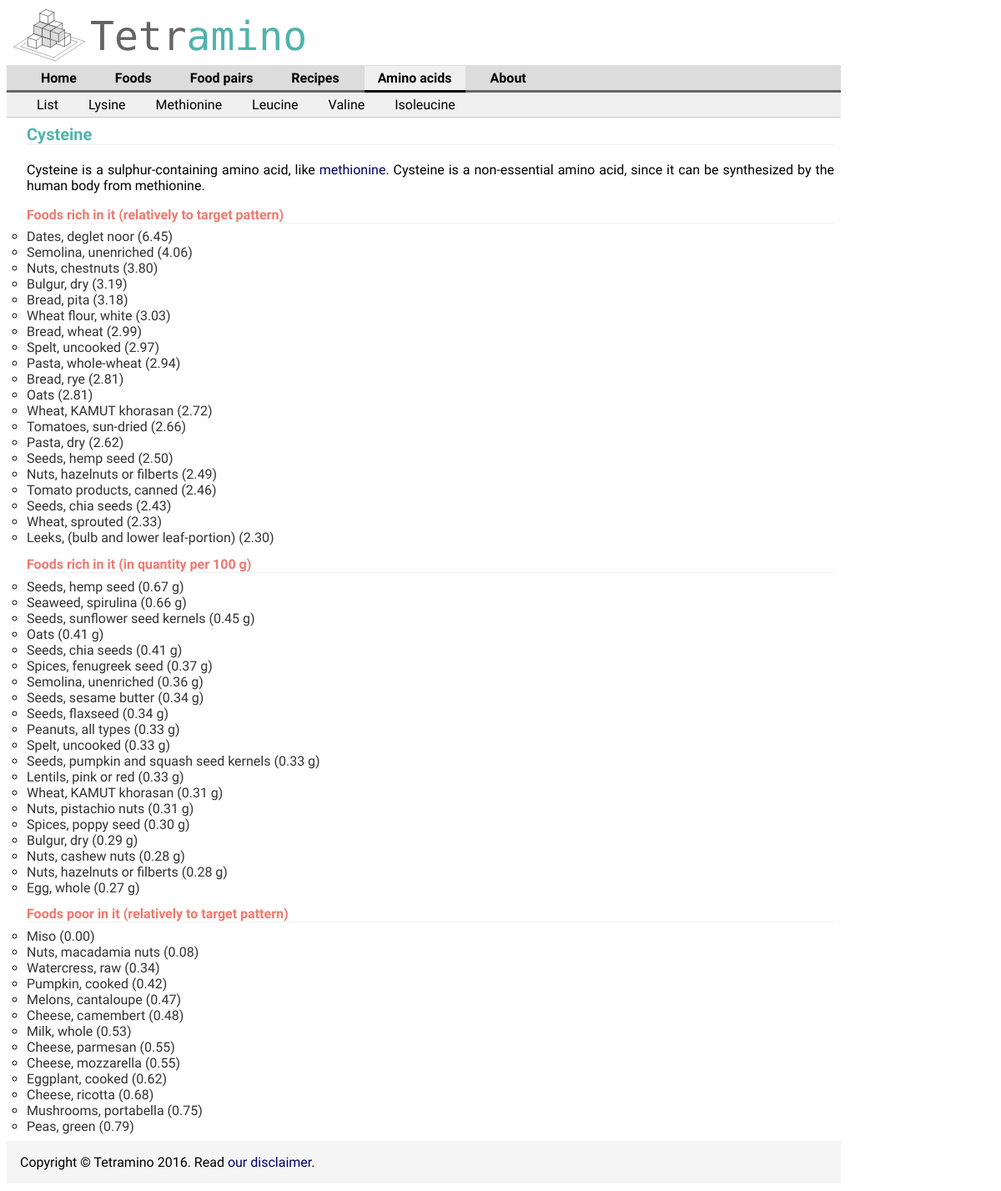
The app's page /aminoAcid_cys_g/, older data.
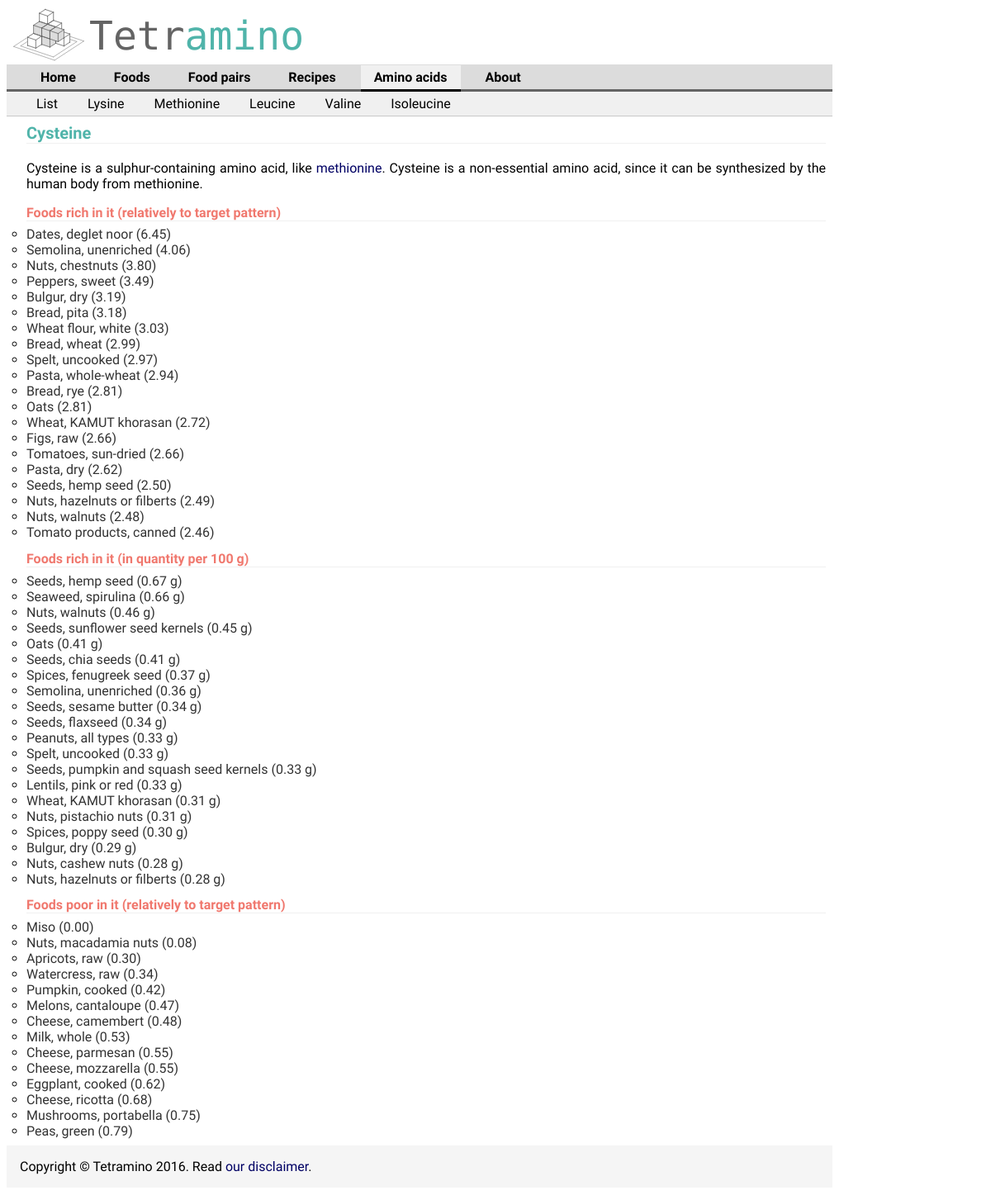
The same page, newer data.
### aminoApp/models.py (models this page shows, shortened)
class RelativeAminoScore(models.Model):
    food = models.ForeignKey(Food, on_delete=models.CASCADE, default=DEFAULT_FOOD_ID)
    aminoAcid = models.ForeignKey(Nutriment, on_delete=models.CASCADE)
    score = models.FloatField()

class Food(models.Model):
    food_name = models.CharField(max_length=200)
    pub_date = models.DateTimeField('date added', null=True, blank=True,auto_now_add=True) #models.DateTimeField('date published',null=timezone.now())
    food_category = models.IntegerField(null=True)
    food_dbid = models.IntegerField(default=0)
    nutritional_value = models.ForeignKey('NutritionalValue', on_delete=models.CASCADE,null=True)
    efficiency = models.FloatField(null=True)
    food_description = models.TextField(null=True, blank=True)
    def __str__(self):
        return self.getNameBegin() #+str(self.food_dbid) #self.food_name
    def getNameBegin(self):
        fullName = self.food_name
        nameSplit = fullName.split(',')
        if len(nameSplit)>1:
            shortName = nameSplit[0]+','+nameSplit[1]
        else:
            shortName = fullName
        return shortName
    class Meta:
        ordering = ['food_name']

class NutritionalValue(models.Model):
    trp_g = models.FloatField()
    thr_g = models.FloatField()
    ile_g = models.FloatField()
    leu_g = models.FloatField()
    lys_g = models.FloatField()
    met_g = models.FloatField()
    cys_g = models.FloatField()
    phe_g = models.FloatField()
    tyr_g = models.FloatField()
    val_g = models.FloatField()
    his_g = models.FloatField()
    arg_g = models.FloatField()
    ala_g = models.FloatField()
    asp_g = models.FloatField()
    glu_g = models.FloatField()
    gly_g = models.FloatField()
    pro_g = models.FloatField()
    ser_g = models.FloatField()
    prot = models.FloatField() #proteins (procnt)
    fat = models.FloatField()
    carbo = models.FloatField() # carbohydrate chocdf
    fiber = models.FloatField()
    ash = models.FloatField()
    alc = models.FloatField(null=True)
    water = models.FloatField()
    energ = models.FloatField() # enerc_kcal
    prot_adj = models.FloatField(null=True)
    sugars = models.FloatField(null=True)
    ca = models.FloatField()
    fe = models.FloatField()
    mg = models.FloatField()
    p = models.FloatField() #phosphorus
    k = models.FloatField() #potassium
    na = models.FloatField()
    zn = models.FloatField()
    cu = models.FloatField()
    mn = models.FloatField()
    se = models.FloatField(null=True)
    description = models.CharField(max_length=200)

### aminoApp/views.py (the view)
# urls.py: url(r'^aminoAcid_(?P<internal_name>[\w]+)/', views.presentAminoAcid, name='presentAminoAcid'),
def presentAminoAcid(request,internal_name):
    aminoDefinition = Nutriment.objects.get(internal_name=internal_name)
    scores = RelativeAminoScore.objects.filter(aminoAcid=aminoDefinition).order_by('score')
    highScores = scores.filter(score__gt=1).order_by('-score')[0:20]
    lowScores = scores.filter(score__lt=1)[0:20]
    filterProp = '-nutritional_value__'+internal_name
    highContentFoods = Food.objects.order_by(filterProp)[0:20]
    highContentFoodsAndQuantities = [{'food':food,'quantity':getattr(food.nutritional_value,internal_name)} for food in highContentFoods]
    context = {'aminoAcid': aminoDefinition,'highScores':highScores,'lowScores':lowScores,'highContentFoodsAndQuantities':highContentFoodsAndQuantities}
    return render(request, 'aminoApp/presentAminoAcid.html', context)

### aminoApp/models.py (called while the page is built)
    def capitalName(self):
        return self.public_name.capitalize()

### aminoApp/templates/aminoApp/presentAminoAcid.html (shortened to what this page needs)
{% extends "aminoApp/baseAminoAcids.html" %}
{% block content %}
<h1>
    {{ aminoAcid.capitalName }}
</h1>
    <p>{{ aminoAcid.description |safe}}</p>
<h2>Foods rich in it (relatively to target pattern)</h2>
    {% if highScores %}
        <ul>
        {% for aminoScore in highScores %}
            <li><a href="/showFood/{{aminoScore.food.food_dbid}}">{{ aminoScore.food }} ({{ aminoScore.score|floatformat:2 }})</a></li>
        {% endfor %}
        </ul>
    {% else %}
        <p>No food rich in it.</p>
    {% endif %}
<h2>Foods rich in it (in quantity per 100 g)</h2>
    {% if highContentFoodsAndQuantities %}
        <ul>
        {% for foodQuant in highContentFoodsAndQuantities %}
            <li><a href="/showFood/{{foodQuant.food.food_dbid}}">{{ foodQuant.food }} ({{ foodQuant.quantity|floatformat:2 }} g)</a></li>
        {% endfor %}
        </ul>
    {% else %}
        <p>No food rich in it.</p>
    {% endif %}
<h2>Foods poor in it (relatively to target pattern)</h2>
    {% if lowScores %}
        <ul>
        {% for aminoScore in lowScores %}
            <li><a href="/showFood/{{aminoScore.food.food_dbid}}">{{ aminoScore.food }} ({{ aminoScore.score|floatformat:2}})</a></li>
        {% endfor %}
        </ul>
    {% else %}
        <p>No food poor in it.</p>
    {% endif %}
{% endblock %}

Row changes from the older to the newer data that the page shows:
no longer on this page (row unchanged): RelativeAminoScore: food "Seeds, chia seeds", score "2.43", shown under "Foods rich in it (relatively to target pattern)"
no longer on this page (row unchanged): RelativeAminoScore: food "Wheat, sprouted", score "2.33", shown under "Foods rich in it (relatively to target pattern)"
no longer on this page (row unchanged): RelativeAminoScore: food "Leeks, (bulb and lower leaf-portion)", score "2.30", shown under "Foods rich in it (relatively to target pattern)"
no longer on this page (row unchanged): Food: food "Egg, whole", quantity "0.27"
added RelativeAminoScore: food "Peppers, sweet", score "3.49", shown under "Foods rich in it (relatively to target pattern)"
added RelativeAminoScore: food "Figs, raw", score "2.66", shown under "Foods rich in it (relatively to target pattern)"
added RelativeAminoScore: food "Nuts, walnuts", score "2.48", shown under "Foods rich in it (relatively to target pattern)"
added Food: food "Nuts, walnuts", quantity "0.46"
added RelativeAminoScore: food "Apricots, raw", score "0.30", shown under "Foods poor in it (relatively to target pattern)"
